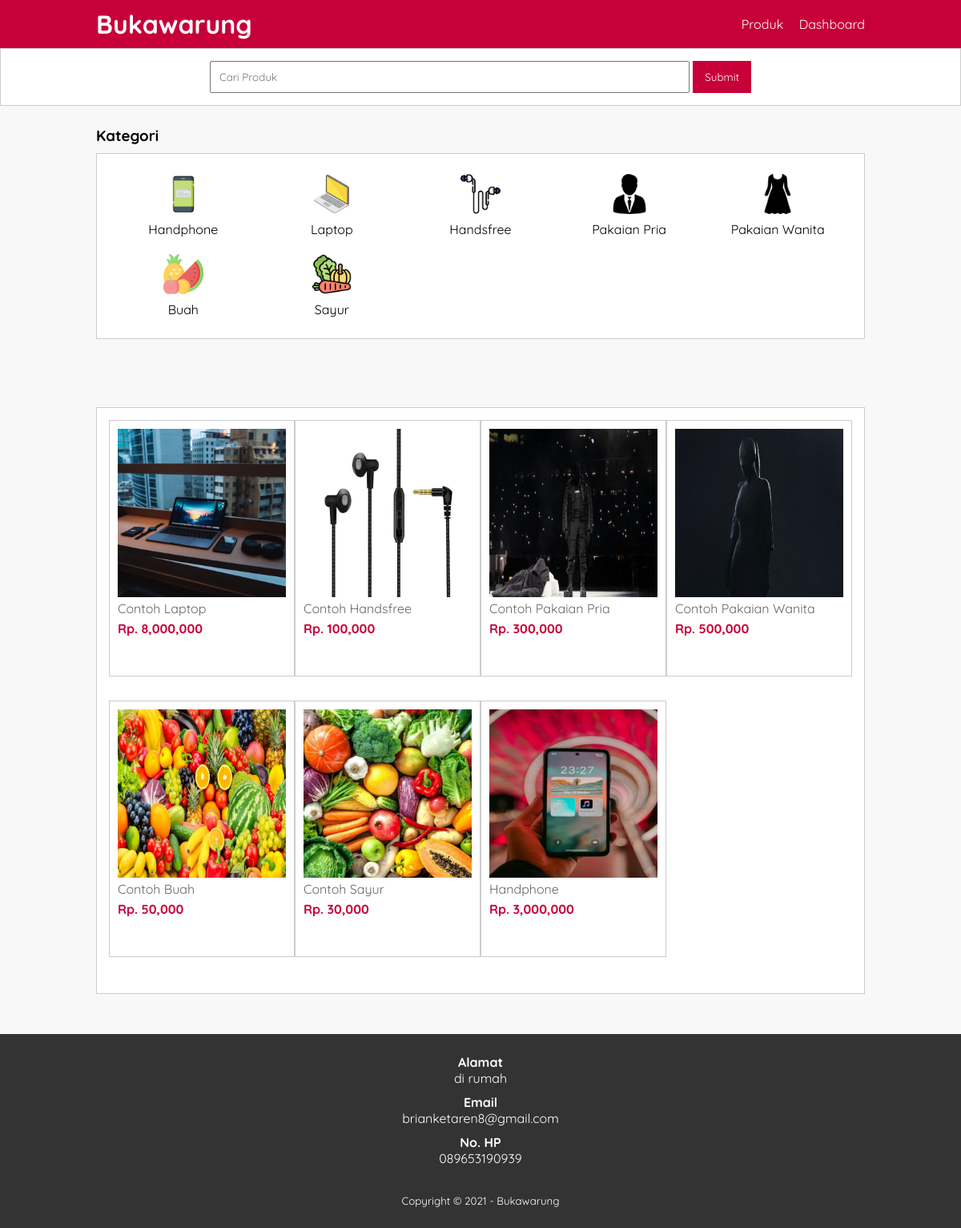
/produk.php, run on the app's committed database.
### tables this page shows
CREATE TABLE `tb_category` (
  `category_id` int(11) NOT NULL,
  `category_name` varchar(25) NOT NULL,
  `category_image` varchar(100) DEFAULT NULL
);

CREATE TABLE `tb_product` (
  `product_id` int(11) NOT NULL,
  `category_id` int(11) NOT NULL,
  `product_name` varchar(1000) NOT NULL,
  `product_price` int(11) NOT NULL,
  `product_description` text NOT NULL,
  `product_image` varchar(100) NOT NULL,
  `product_status` tinyint(4) NOT NULL,
  `date_created` timestamp NOT NULL DEFAULT current_timestamp()
);

### produk.php (the view, shortened to what this page needs)
<?php
    include 'db.php';
    $kontak = mysqli_query($conn,"SELECT admin_telp, admin_email, admin_address FROM tb_admin WHERE admin_id = 1");
    $a = mysqli_fetch_object($kontak);
?>
<!DOCTYPE html>
<html lang="id">
<head>
    <link rel="stylesheet" href="css/style.css">
</head>
<body>
    <header>
        <div class="container">
        <h1><a href="index.php">Bukawarung</a></h1>
        <ul>
            <li><a href="produk.php">Produk</a></li>
            <li><a href="dashboard.php">Dashboard</a></li>
        </ul>
        </div>
    </header>
    <div class="search">
        <div class="container">
            <form action="produk.php">
                <input type="text" name="search" placeholder="Cari Produk" value="<?= $_GET['search']?>">
                <input type="submit" name="cari" placeholder="Cari Produk">
            </form>
        </div>
    </div>
    <div class="section">
        <div class="container">
            <h3>Kategori</h3>
            <div class="box">
                <?php
                 $kategori = mysqli_query($conn,"SELECT * FROM tb_category ORDER BY category_id DESC");
                 if (mysqli_num_rows($kategori) > 0) {
                 while ($k = mysqli_fetch_array($kategori)) {
                ?>
                <a href="produk.php?kat=<?=$k['category_id']?>">
                <div class="col-5">
                    <img src="kategori/<?=$k['category_image']?>" alt="" width="50px" style="margin-bottom:5px">
                    <p><?= $k['category_name'] ?></p>
                </div>
                </a>
                <?php }}  else {?>
                    <p>Kategori tidak ada</p>
                <?php }  ?>
            </div>
        </div>
    </div>
    <div class="section">
        <div class="container">
            <div class="box">
                <?php
                    $produk = mysqli_query($conn,"SELECT * FROM tb_product WHERE product_status=1 $where");
                    if (mysqli_num_rows($produk)>0) {
                    while($p=mysqli_fetch_array($produk)){
                ?>
                    <a href="detail-produk.php?id=<?=$p['product_id']?>">
                        <div class="col-4">
                            <img src="produk/<?=$p['product_image']?>" alt="">
                            <p class="nama"><?= substr($p['product_name'], 0,30)  ?></p>
                            <p class="harga">Rp. <?= number_format($p['product_price']) ?></p>
                        </div>
                    </a>
                <?php }}else{  ?>
                    <p>Produk Tidak Ada</p>
                <?php }  ?>
            </div>
        </div>
    </div>
    <div class="footer">
        <div class="container">
            <h4>Alamat</h4>
            <p><?= $a->admin_address ?></p>
            <h4>Email</h4>
            <p><?= $a->admin_email ?></p>
            <h4>No. HP</h4>
            <p><?= $a->admin_telp ?></p>
            <small>Copyright &copy; 2021 - Bukawarung</small>
        </div>
    </div>
</body>
</html>

### css/style.css (style rules this page uses)
* { margin: 0; padding: 0; font-family: 'Quicksand', sans-serif; }
body { background-color: #f8f8f8; }
a { color: inherit; text-decoration: none; }
header { background-color: #c70039; color: #fff; }
header h1 { float: left; padding: 10px 0; }
header ul { float: right; }
header ul li { display: inline-block; }
header ul li a { padding: 20px 0 20px 15px; display: inline-block; }
.container { width: 80%; margin: 0 auto; }
.container::after { content: ''; display: block; clear: both; }
.section { padding: 25px 0; }
.box { background-color: #fff; border: 1px solid #ccc; padding: 15px; box-sizing: border-box; margin: 10px 0 25px 0; }
.box::after { content: ''; display: block; clear: both; }
.search { padding: 15px 0; background-color: #fff; border: 1px solid #ccc; text-align: center; }
.search input[type='text'] { width: 60%; padding: 10px; }
.search input[type='submit'] { padding: 12px 15px; background-color: #c70039; color: #fff; border: none; cursor: pointer; }
.col-5 { width: 20%; height: 100px; text-align: center; float: left; padding: 10px; box-sizing: border-box; }
.col-4 { width: 25%; height: 320px; border: 1px solid #ccc; float: left; padding: 10px; box-sizing: border-box; margin-bottom: 30px; }
.col-4 img { width: 100%; }
.col-4 .nama { color: #666; margin-bottom: 5px; }
.col-4 .harga { font-weight: bold; color: #c70039; }
.footer { padding: 25px; background-color: #333; color: #fff; text-align: center; }
.footer p { margin-bottom: 10px; }
.footer small { margin-top: 25px; display: inline-block; }

### data on the page
tb_category: category_image (picture), category_name "Handphone"
tb_category: category_image (picture), category_name "Laptop"
tb_category: category_image (picture), category_name "Handsfree"
tb_category: category_image (picture), category_name "Pakaian Pria"
tb_category: category_image (picture), category_name "Pakaian Wanita"
tb_category: category_image (picture), category_name "Buah"
tb_category: category_image (picture), category_name "Sayur"
tb_product: product_image (picture), product_name "Contoh Laptop", product_price "8,000,000"
tb_product: product_image (picture), product_name "Contoh Handsfree", product_price "100,000"
tb_product: product_image (picture), product_name "Contoh Pakaian Pria", product_price "300,000"
tb_product: product_image (picture), product_name "Contoh Pakaian Wanita", product_price "500,000"
tb_product: product_image (picture), product_name "Contoh Buah", product_price "50,000"
tb_product: product_image (picture), product_name "Contoh Sayur", product_price "30,000"
tb_product: product_image (picture), product_name "Handphone", product_price "3,000,000"

### other printed values
$a->admin_address "di rumah"
$a->admin_email "brianketaren8@gmail.com"
$a->admin_telp "089653190939"
